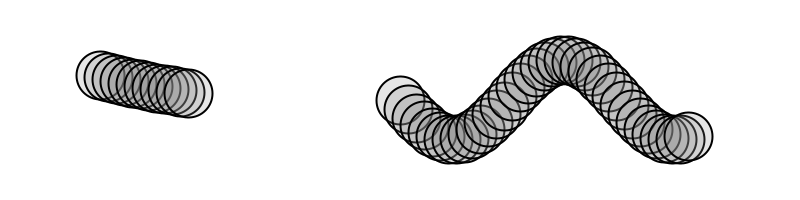
Frame 1 (no input)
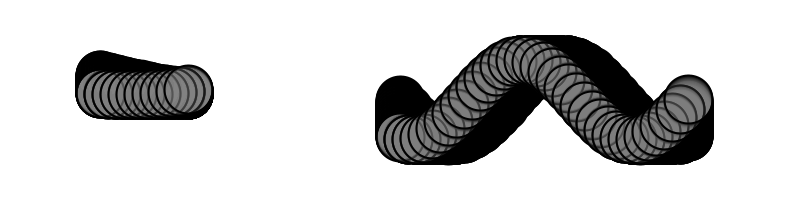
Frame 60 (the mouse pressed at the canvas centre just before this capture)
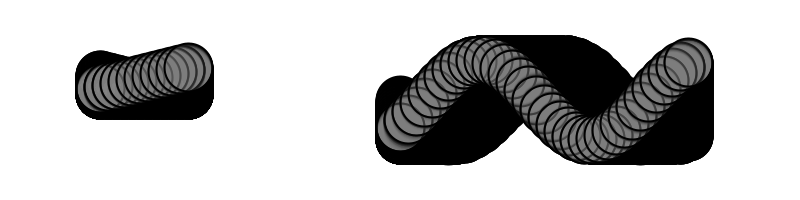
Frame 120 (the mouse held since frame 60 and released just before this capture)

The Processing sketch that drew these frames (run headless with seeded random() and noise(); from frame 60 on, the mouse is pressed at the canvas centre):

// Processing sketch: OOPWave_trail
// ── OOPWave_trail.pde
// Sine Wave
// Daniel Shiffman <http://www.shiffman.net>


// Two wave objects
Wave wave0;
Wave wave1;

void setup() {
  size(800, 200);
  background(255);
  smooth();
  // Initialize a wave with starting point, width, amplitude, and period
  wave0 = new Wave(new PVector(100, 75), 100, 20, 500);
  wave1 = new Wave(new PVector(400, 100), 300, 40, 220);
}

void draw() {

  stroke(0);
  strokeWeight(2);
  fill(127);

  // Update and display waves
  wave0.calculate();
  wave0.display();

  wave1.calculate();
  wave1.display();
}


// ── Wave.pde
class Wave {
  
  int xspacing = 8; // How far apart should each horizontal location be spaced
  int w;            // Width of entire wave
  
  PVector origin;          // Where does the wave's first point start
  float theta = 0.0;       // Start angle at 0
  float amplitude;         // Height of wave
  float period;            // How many pixels before the wave repeats
  float dx;                // Value for incrementing X, to be calculated as a function of period and xspacing
  float[] yvalues;         // Using an array to store height values for the wave (not entirely necessary)

  Wave(PVector o, int w_, float a, float p) {
    origin = o.get();
    w = w_;
    period = p;
    amplitude = a;
    dx = (TWO_PI / period) * xspacing;
    yvalues = new float[w/xspacing];
  }


  void calculate() {
    // Increment theta (try different values for 'angular velocity' here
    theta += 0.02;

    // For every x value, calculate a y value with sine function
    float x = theta;
    for (int i = 0; i < yvalues.length; i++) {
      yvalues[i] = sin(x)*amplitude;
      x+=dx;
    }
  }

  void display() {
    // A simple way to draw the wave with an ellipse at each location
    for (int x = 0; x < yvalues.length; x++) {
      stroke(0);
      strokeWeight(2);
      fill(127,50);
      ellipseMode(CENTER);
      ellipse(origin.x+x*xspacing,origin.y+yvalues[x],48,48);
    }
  }
}
